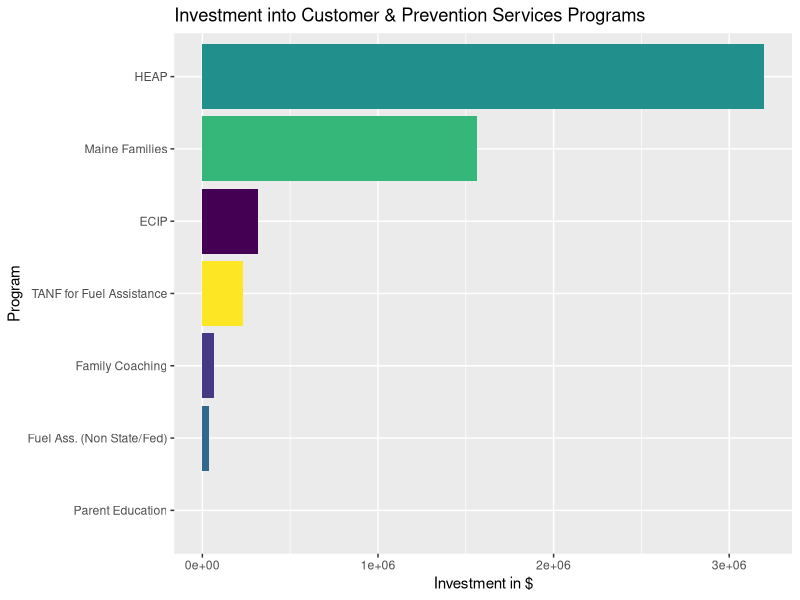
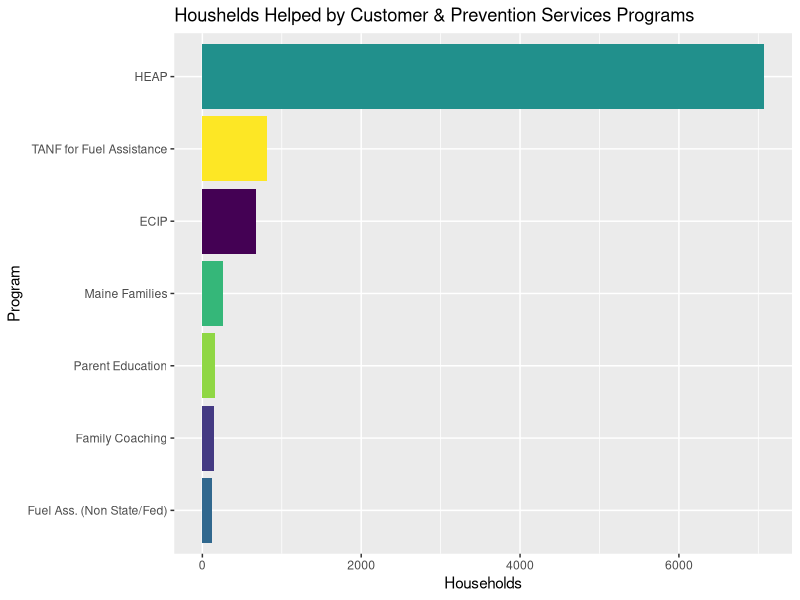
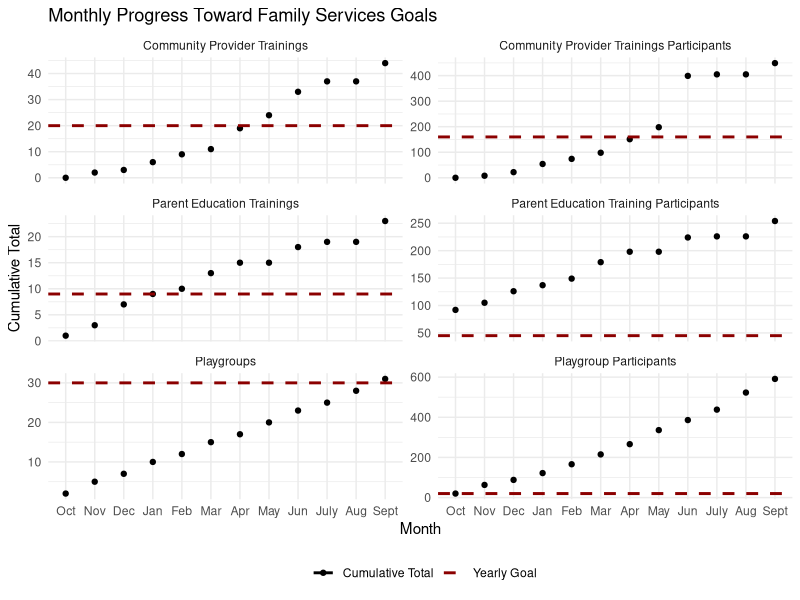
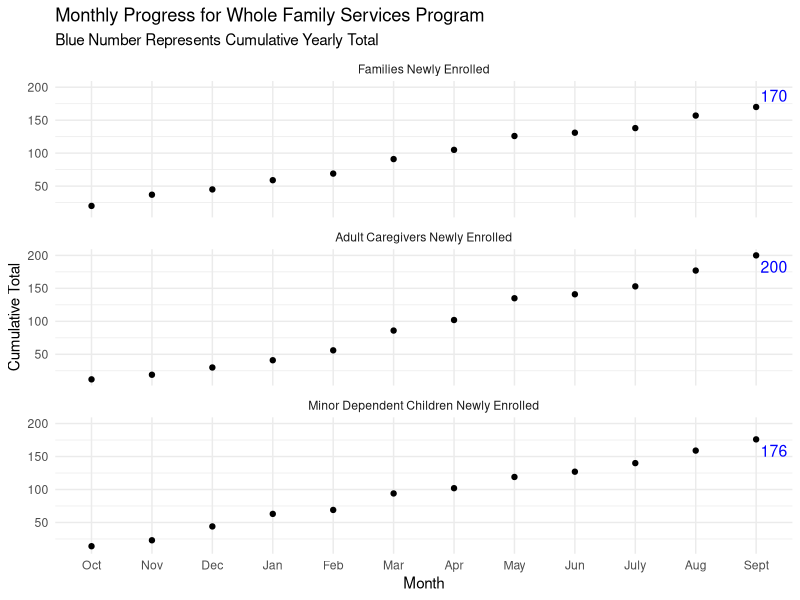

Here is the R script that generated these plots, in order:
## ---- chunk 1
library(tidyverse)
library(broom)
library(readxl)
library(viridis)
library(dplyr)
library(tidyr)
library(ggrepel)
## ---- chunk 2
sept_kpis <- read_excel("../data/FY24 Sept KPIs - Total Agency.xlsx")
town_campaign <- read_excel("../data/FY24 Town Campaign Data.xlsx", sheet = 1, col_names = FALSE)
## ---- chunk 3
glimpse(sept_kpis)
glimpse(town_campaign)

## ---- chunk 4
#Department Column for kpis
sept_kpis <- sept_kpis |>
  rename("Department" = "Children's Services") 

sept_kpis[1, "Department"] <- "Children's Services"

sept_kpis <- sept_kpis |>
  fill(Department, .direction = "down")

#Program Column for kpis
sept_kpis <- sept_kpis |>
  rename("Program" = "...2") 

sept_kpis[1, "Program"] <- "Children's Services"
sept_kpis[24, "Program"] <- "Housing Services"
sept_kpis[82, "Program"] <- "Development"
sept_kpis[90, "Program"] <- "CCFC"
sept_kpis[103, "Program"] <- "Asset Management"
sept_kpis[107, "Program"] <- "Property Management"
sept_kpis[110, "Program"] <- "Finance"
sept_kpis[140, "Program"] <- "Human Resources"
sept_kpis[142, "Program"] <- "Open Positions"
sept_kpis[157, "Program"] <- "Time to Hire"
sept_kpis[172, "Program"] <- "Head Count"
sept_kpis[187, "Program"] <- "Turnover Rate"

sept_kpis <- sept_kpis |>
  fill(Program, .direction = "down")

sept_kpis <- sept_kpis[, -c(18, 19)]

## ---- chunk 5
town_campaign_cps <- town_campaign |>
  select(...1,...2,...3,...4,...5,...6,...7,...8,...9,...24,...25,...26,...27,...28, ...29)

town_campaign_cps <- town_campaign_cps |>
  rename(town = ...1, tanf_fuelass_households = ...2, tanf_fuelass_investment = ...3, fuelass_households = ...4, fuelass_investment = ...5, heap_households = ...6, heap_investment = ...7, ecip_households = ...8, ecip_investment = ...9,  family_coaching_households = ...24, family_coaching_investment = ...25, maine_families_households = ...26, maine_families_investment = ...27, parent_education_households = ...28, parent_education_investment = ...29 )

town_campaign_cps <- town_campaign_cps[-c(1, 2, 3, 4, 5, 6, 7, 8, 9), ]

town_campaign_cps <- town_campaign_cps[!apply(town_campaign_cps[, -1], 1, function(x) all(is.na(x))), ]
town_campaign_cps[, -1] <- lapply(town_campaign_cps[, -1], as.numeric)
town_campaign_cps[is.na(town_campaign_cps)] <- 0

totals <- colSums(town_campaign_cps[, -1])
town_campaign_cps <- bind_rows(town_campaign_cps, totals)


summary_data <- town_campaign_cps[-seq(1, 193), ]

summary_data <- summary_data|>
  pivot_longer(cols = -town,
               values_to = "value")

summary_data <- summary_data|>
  mutate(data_type = rep(c("households", "investment"), 
                         times = ncol(df) / 2, length.out = nrow(summary_data)),
         program = rep(c("tanf_fuelass", "fuelass", "heap", "ecip", 
                         "family_coaching", "maine_families", "parent_education"), 
                      each = 2, length.out = nrow(summary_data)))

summary_data_long <- summary_data[,-c(1, 2) ]

summary_data_wide <- summary_data_long |>
  pivot_wider(names_from = data_type, values_from = value)
  
## ---- chunk 6
ggplot(summary_data_wide, aes(x = reorder(program, investment), y = investment, fill = program)) +
  geom_bar(stat="identity", show.legend = FALSE) +
  scale_x_discrete(labels = c("ecip" = "ECIP", 
                              "family_coaching" = "Family Coaching", 
                              "fuelass" = "Fuel Ass. (Non State/Fed)",
                              "heap" = "HEAP",
                              "maine_families" = "Maine Families",
                              "parent_education" = "Parent Education",
                              "tanf_fuelass" = "TANF for Fuel Assistance")) +
  labs(title="Investment into Customer & Prevention Services Programs",
       x="Program", y="Investment in $") +
  coord_flip() +
  scale_fill_viridis_d()

ggplot(summary_data_wide, aes(x = reorder(program, households), y = households, fill = program)) +
  geom_bar(stat="identity", show.legend = FALSE) +
  scale_x_discrete(labels = c("ecip" = "ECIP", 
                              "family_coaching" = "Family Coaching", 
                              "fuelass" = "Fuel Ass. (Non State/Fed)",
                              "heap" = "HEAP",
                              "maine_families" = "Maine Families",
                              "parent_education" = "Parent Education",
                              "tanf_fuelass" = "TANF for Fuel Assistance")) +
  labs(title="Houshelds Helped by Customer & Prevention Services Programs",
       x="Program", y="Households") +
  coord_flip() +
  scale_fill_viridis_d()


## ---- chunk 7
sept_kpis_cleaned <- sept_kpis[!is.na(sept_kpis$`% of Goal`), ]
sept_kpis_cleaned <- sept_kpis_cleaned |>
  filter(Department == "Customer & Prevention Services")
sept_kpis_cleaned$YTD <- as.numeric(sept_kpis_cleaned$YTD)
sept_kpis_cleaned <- sept_kpis_cleaned[-c(1,2,3,4,11), ]

sept_kpis_cleaned <- sept_kpis_cleaned |>
  mutate(Assumptions = ifelse(Assumptions == "9500 Applications processed LIHEAP", "LIHEAP Applications Processed", Assumptions)) |>
  mutate(Assumptions = ifelse(Assumptions == "Maine Families - MEICHV  & Families First                              2800 home visits completed per year", "MEICHV & Families First Home Visits", Assumptions)) |>
  mutate(Assumptions = ifelse(Assumptions == "230 families enrolled", "MEICHV & Families First Families Enrolled", Assumptions)) |>
  mutate(Assumptions = ifelse(Assumptions == "CAN Council (CB&E)   -                                                                                               4 community events", "CAN Council Events", Assumptions)) |>
  mutate(Assumptions = ifelse(Assumptions == "30 playgroups", "Playgroups", Assumptions)) |>
  mutate(Assumptions = ifelse(Assumptions == "Playgroup 20 participants", "Playgroup Participants", Assumptions)) |>
  mutate(Assumptions = ifelse(Assumptions == "9 parent education trainings", "Parent Education Trainings", Assumptions)) |>
  mutate(Assumptions = ifelse(Assumptions == "Parent Education Trainings 45 participants", "Parent Education Training Participants", Assumptions)) |>
  mutate(Assumptions = ifelse(Assumptions == "20 community provider trainings", "Community Provider Trainings", Assumptions)) |>
  mutate(Assumptions = ifelse(Assumptions == "Community Provider Trainings 160 participants", "Community Provider Trainings Participants", Assumptions)) |>
  mutate(Assumptions = ifelse(Assumptions == "# Incoming website inquiries to receptions", "Incoming Website Inquiries to Reception", Assumptions)) 
  

kpis_long <- sept_kpis_cleaned %>%
    pivot_longer(
    cols = Oct:Sept,                 
    names_to = "Month",
    values_to = "Monthly_Total"
  ) %>%
  mutate(
    Month = factor(Month, levels = c("Oct", "Nov", "Dec", "Jan", "Feb", "Mar",
                                     "Apr", "May", "Jun", "July", "Aug", "Sept"))
  )

kpis_long <- kpis_long %>%
  group_by(Assumptions) %>%
  arrange(Month) %>%
  mutate(Cumulative = cumsum(Monthly_Total))


kpis_long <- kpis_long %>%
  left_join(
    sept_kpis_cleaned %>%
      mutate(
        Assumptions = Assumptions,
        Goal = YTD / `% of Goal`
      ) %>%
      select(Assumptions, Goal),
    by = "Assumptions"
  )

kpis_long$Assumptions <- factor(
  kpis_long$Assumptions,
  levels = c(
    "Community Provider Trainings",
    "Community Provider Trainings Participants",
    "Parent Education Trainings",
    "Parent Education Training Participants",
    "Playgroups",
    "Playgroup Participants"
  )
)

ggplot(kpis_long, aes(x = Month, y = Cumulative)) +
  geom_line(aes(color = "Cumulative Total"), size = 1) +
  geom_point(aes(color = "Cumulative Total"), size = 1.5) +
  geom_hline(aes(yintercept = Goal, color = "Yearly Goal"), linetype = "dashed", size = 1) +
  facet_wrap(~ Assumptions, scales = "free_y", nrow = 3) +
  scale_color_manual(
    name = "",
    values = c("Cumulative Total" = "black", "Yearly Goal" = "darkred")
  ) +
  labs(
    title = "Monthly Progress Toward Family Services Goals",
    x = "Month",
    y = "Cumulative Total"
  ) +
  theme_minimal() +
  theme(legend.position = "bottom")

## ---- chunk 8
sept_kpis_wholefamily <- sept_kpis %>%
  filter(Department == "Customer & Prevention Services", Program == "Whole Family")

sept_kpis_wholefamily <- sept_kpis_wholefamily[c(1,5,6), ]

sept_kpis_wholefamily <- sept_kpis_wholefamily |>
  mutate(Assumptions = ifelse(Assumptions == "# Families Newly Enrolled in Whole Family Program (month)", "Families Newly Enrolled", Assumptions)) |>
  mutate(Assumptions = ifelse(Assumptions == "# Adult Caregivers Newly Enrolled (month)", "Adult Caregivers Newly Enrolled", Assumptions)) |>
  mutate(Assumptions = ifelse(Assumptions == "# Minor Dependent Children Newly Enrolled (month)", "Minor Dependent Children Newly Enrolled", Assumptions))

# Pivot the data to long format
kpis_wholefamily_long <- sept_kpis_wholefamily %>%
  pivot_longer(
    cols = Oct:Sept,                 
    names_to = "Month",
    values_to = "Monthly_Total"
  ) %>%
  mutate(
    Month = factor(Month, levels = c("Oct", "Nov", "Dec", "Jan", "Feb", "Mar",
                                     "Apr", "May", "Jun", "July", "Aug", "Sept"))
  )

kpis_wholefamily_long <- kpis_wholefamily_long %>%
  group_by(Assumptions) %>%
  arrange(Month) %>%
  mutate(Cumulative = cumsum(Monthly_Total))

kpis_wholefamily_long$Assumptions <- factor(
  kpis_wholefamily_long$Assumptions,
  levels = c(
    "Families Newly Enrolled",
    "Adult Caregivers Newly Enrolled",
    "Minor Dependent Children Newly Enrolled"
  )
)

endpoint_labels <- kpis_wholefamily_long %>%
  group_by(Assumptions) %>%
  filter(as.numeric(Month) == max(as.numeric(Month)))

ggplot(kpis_wholefamily_long, aes(x = Month, y = Cumulative)) +
  geom_line(color = "steelblue", size = 1) +
  geom_point(size = 1.5) +
  geom_text_repel(data = endpoint_labels,
                  aes(label = Cumulative),
                  nudge_x = 0.3,
                  size = 4,
                  color = "blue") +
  facet_wrap(~ Assumptions, nrow = 3) +
  labs(
    title = "Monthly Progress for Whole Family Services Program",
    subtitle = "Blue Number Represents Cumulative Yearly Total",
    x = "Month",
    y = "Cumulative Total"
  ) +
  theme_minimal()

